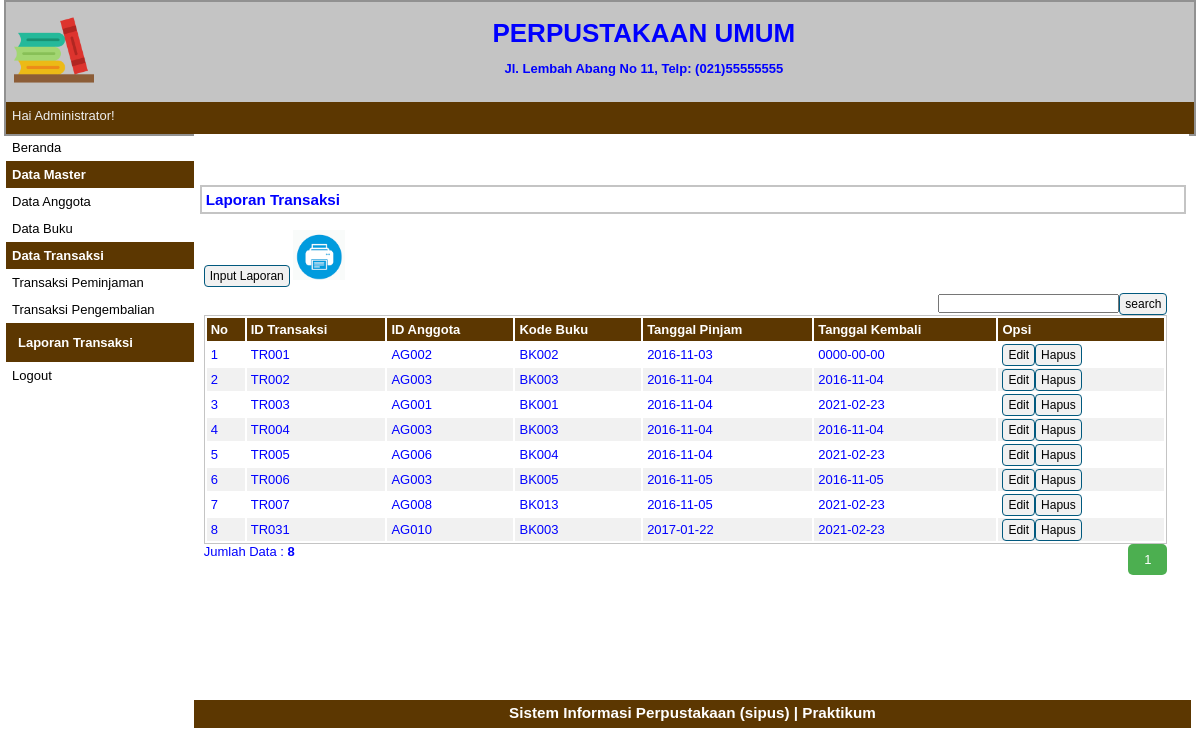
Screenshot of /index.php?p=laporan-transaksi (signed in) with the database file from the repository.
### tables this page shows
CREATE TABLE `tbtransaksi` (
  `idtransaksi` varchar(5) NOT NULL,
  `idanggota` varchar(5) NOT NULL,
  `idbuku` varchar(5) NOT NULL,
  `tglpinjam` date NOT NULL,
  `tglkembali` date NOT NULL
);

### pages/laporan-transaksi.php (the view, shortened to what this page needs)
<div id="label-page"><h3>Laporan Transaksi</h3></div>
<div id="content">
	<p id="tombol-tambah-container"><a href="index.php?p=laporan-transaksi-input" class="tombol">Input Laporan</a>
	<a target="_blank" href="pages/cetak-laporantransaksi.php"><img src="print.png" height="50px" height="50px"></a>
	<FORM CLASS="form-inline" METHOD="POST">
	<div align="right"><form method=post><input type="text" name="pencarian"><input type="submit" name="search" value="search" class="tombol"></form>
	</FORM>
	</p>
	<table id="tabel-tampil">
		<tr>
			<th id="label-tampil-no">No</td>
			<th>ID Transaksi</th>
			<th>ID Anggota</th>
			<th>Kode Buku</th>
			<th>Tanggal Pinjam</th>
			<th>Tanggal Kembali</th>
			<th id="label-opsi">Opsi</th>
		</tr>
		<?php
		$batas = 10;
		extract($_GET);
		if(empty($hal)){
			$posisi = 0;
			$hal = 1;
			$nomor = 1;
		}
		else {
			$posisi = ($hal - 1) * $batas;
			$nomor = $posisi+1;
		}
		if($_SERVER['REQUEST_METHOD'] == "POST"){
			$pencarian = trim(mysqli_real_escape_string($db, $_POST['pencarian']));
			if($pencarian != ""){
				$sql = "SELECT * FROM tbtransaksi WHERE idbuku LIKE '%$pencarian%'
						OR idbuku LIKE '%$pencarian%'
						OR idanggota LIKE '%$pencarian%'
						OR tglpinjam LIKE '%$pencarian%'";
				$query = $sql;
				$queryJml = $sql;
			}
			else {
				$query = "SELECT * FROM tbtransaksi LIMIT $posisi, $batas";
				$queryJml = "SELECT * FROM tbtransaksi";
				$no = $posisi * 1;
			}
		}
		else {
			$query = "SELECT * FROM tbtransaksi LIMIT $posisi, $batas";
			$queryJml = "SELECT * FROM tbtransaksi";
		}
		$q_tampil_transaksi = mysqli_query($db, $query);
		if(mysqli_num_rows($q_tampil_transaksi)>0)
		{
		while($r_tampil_transaksi=mysqli_fetch_array($q_tampil_transaksi)){
		?>
		<tr>
			<td><?php echo $nomor; ?></td>
			<td><?php echo $r_tampil_transaksi['idtransaksi']; ?></td>
			<td><?php echo $r_tampil_transaksi['idanggota']; ?></td>
			<td><?php echo $r_tampil_transaksi['idbuku']; ?></td>
			<td><?php echo $r_tampil_transaksi['tglpinjam']; ?></td>
			<td><?php echo $r_tampil_transaksi['tglkembali']; ?></td>
			<td>
				<div class="tombol-opsi-container"><a href="index.php?p=laporan-transaksi-edit&id=<?php echo $r_tampil_transaksi['idtransaksi'];?>" class="tombol">Edit</a></div>
				<div class="tombol-opsi-container"><a href="proses/buku-hapus.php?id=<?php echo $r_tampil_buku['idbuku']; ?>" onclick = "return confirm ('Apakah Anda Yakin Akan Menghapus Data Ini?')" class="tombol">Hapus</a></div>
			</td>
		</tr>
		<?php $nomor++; }
		}
		else {
			echo "<tr><td colspan=6>Data Tidak Ditemukan</td></tr>";
		}?>
	</table>
	<?php
	if(isset($_POST['pencarian'])){
	if($_POST['pencarian']!=''){
		echo "<div style=\"float:left;\">";
		$jml = mysqli_num_rows(mysqli_query($db, $queryJml));
		echo "Data Hasil Pencarian: <b>$jml</b>";
		echo "</div>";
	}
	}
	else{ ?>
		<div style="float: left;">
		<?php
			$jml = mysqli_num_rows(mysqli_query($db, $queryJml));
			echo "Jumlah Data : <b>$jml</b>";
		?>
		</div>
		<div class="pagination">
				<?php
				$jml_hal = ceil($jml/$batas);
				for($i=1; $i<=$jml_hal; $i++){
					if($i != $hal){
						echo "<a href=\"?p=transaksi-pengembalian&hal=$i\">$i</a>";
					}
					else {
						echo "<a class=\"active\">$i</a>";
					}
				}
				?>
		</div>
	<?php
	}
	?>
</div>

### style.css (style rules this page uses)
* { margin:0px; padding:0px }
body { font-family:sans-serif; font-size:13px; color:blue; }
.pagination { display: inline-block; }
.pagination a { color: black; float: left; padding: 8px 16px; text-decoration: none; }
.pagination a.active { background-color: #4CAF50; color: white; border-radius: 5px; }
#label-page { margin-top:6px; margin-bottom:6px; margin-left:6px; border:2px solid #C4C4C4; padding:4px; width:97.9%; }
#content { float:left; width:96.8%; min-height:454px; background-image : border:2px solid #C4C4C4; padding:10px; margin-bottom:6px; }
.tombol { border-radius:4px; font-size:12px; text-decoration:none; background-color:#F1F1F1; padding-top:3px; padding-bottom:3px; padding-left:5px; padding-right:5px; border:1px solid #01597E; color:black; }
#tombol-tambah-container { margin-bottom:10px; }
#tabel-tampil { border:1px solid #C4C4C4; width:100%; }
#tabel-tampil tr:nth-child(odd) { background-color:#F1F1F1; }
#tabel-tampil tr th { background-color:#5C3701; color:#FFFFFF; padding:4px; text-align:left; }
#tabel-tampil td { padding:4px; }
#label-tampil-no { width:30px; }
#label-opsi { width:158px; font-weight:bold; }
.tombol-opsi-container { float:left; }

### rows the page displays
tbtransaksi: idtransaksi "TR001", idanggota "AG002", idbuku "BK002", tglpinjam "2016-11-03", tglkembali "0000-00-00"
tbtransaksi: idtransaksi "TR002", idanggota "AG003", idbuku "BK003", tglpinjam "2016-11-04", tglkembali "2016-11-04"
tbtransaksi: idtransaksi "TR003", idanggota "AG001", idbuku "BK001", tglpinjam "2016-11-04", tglkembali "2021-02-23"
tbtransaksi: idtransaksi "TR004", idanggota "AG003", idbuku "BK003", tglpinjam "2016-11-04", tglkembali "2016-11-04"
tbtransaksi: idtransaksi "TR005", idanggota "AG006", idbuku "BK004", tglpinjam "2016-11-04", tglkembali "2021-02-23"
tbtransaksi: idtransaksi "TR006", idanggota "AG003", idbuku "BK005", tglpinjam "2016-11-05", tglkembali "2016-11-05"
tbtransaksi: idtransaksi "TR007", idanggota "AG008", idbuku "BK013", tglpinjam "2016-11-05", tglkembali "2021-02-23"
tbtransaksi: idtransaksi "TR031", idanggota "AG010", idbuku "BK003", tglpinjam "2017-01-22", tglkembali "2021-02-23"

### other values shown
$_SESSION['sesi'] "Administrator"
$jml "8"
